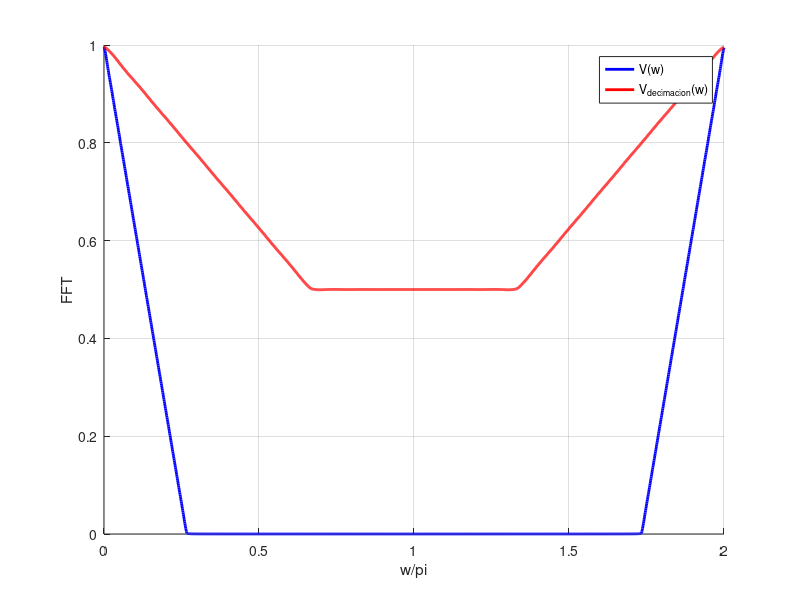
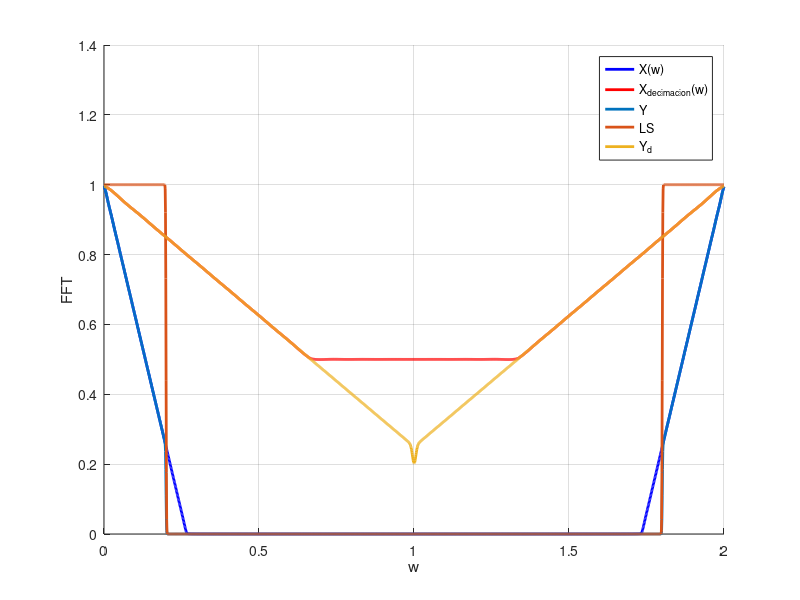
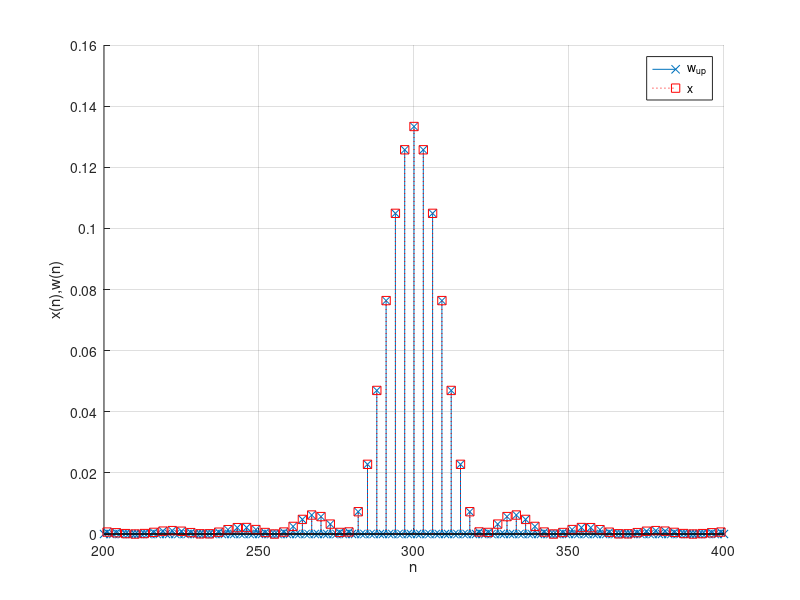
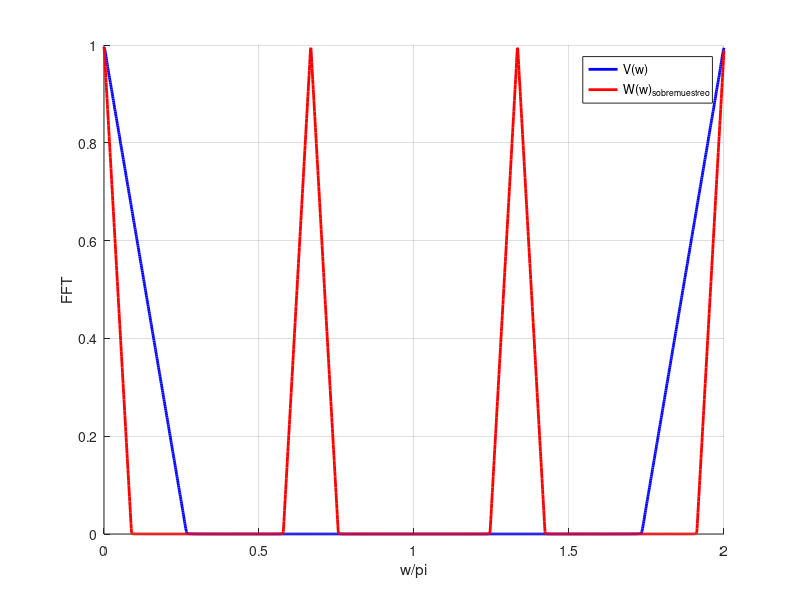

Write the MATLAB code that produced these figures, in order. (Note: this script raises an error after producing the figures.)
%% *ACTIVIDAD 1*
% *Se desea decimar una señal x[n] por un factor de M = 5. En el campus puede 
% encontrar esta señal en el archivo _'x_input.mat'_.* 
% 
% *a)*
% 
% *Realice el submuestreo directo de la señal x[n] y grafique su espectro junto 
% al de la entrada (en el intervalo [0, 2𝜋) ). Se recomienda normalizar la amplitud 
% de cada espectro para poder compararlos. ¿Por cuánto se escala el espectro de 
% la señal submuestreada? ¿Podría recuperarse la señal original?* 

%si se comprime en tiempo, se expande en frecuencia.
clear; close all; clc;
%Cargo la señal de entrada.
x_input = load('x_input.mat');
%Constante de decimacion
M = 5;
%Cargo en x la señal.
x = x_input.x;
%cantidad de puntos para las frecuencias a graficar.
nfft = 2*length(x);   %como minimo el largo de la señal
%%

%dowsample, upsample
%Decimo: de x tomo la muestra 1 M 2M 3M ... end/ x(end) es la ultima muestra
xd = x(1:M:end);

%Calculo la DFT de x.
X = fft(x, nfft);
%Calculo de DFT de x discretisada, xd.
Xd = fft(xd, nfft);
%Creo la base de frecuencias.
w= linspace(0, 2*pi, nfft);

%Nota: si pensamos en la energia de la señal, en el dominio del espectro
%(W) el decimar es crecer en frecuencia (dado que en tiempo es decrecer)
%puesto que se tiene que cumplir la igualdad de areas (A1.W1 = A2.W2) y de
%ahi se ve como tiene que disminuir la amplitud de la señal decimada.
%Tambien se puede pensar en el tiempo, si yo tomo menos muestras en tiempo
%entonces estoy tomando menos energia de la señal original por lo que tengo
%menos energia en xd, menos amplitud en frecuencia, y todo esto en una
%factor M. POR ELLO SE REESCALA 'xd' EN 'M' PARA GRAFICAR.
figure()
    hold on
    plot(w/pi, abs(X), '-b', 'LineWidth', 2)
    plot(w/pi, abs(Xd)*M, '-r', 'LineWidth', 2)
    xlim([0 2])
    legend("V(w)", "V_{decimacion}(w)")
    xlabel("w/\pi")
    ylabel("FFT")
    grid on
    
%Ahora lo que se ve es que hay aliasing, osea el azul es el
%normal sin decimar, pero el rojo es con decimacion y se ve que la señal en
%2*pi (que era la misma que en cero)tambien crece en frecuencia en M (w*5)
%por lo que se produce aliasing y uno lo que quiere hacer es quiza cortar
%justo en la maxima frecuencia PI/5 en este caso, en general PI/M.
%POR QUE?
%Bueno si nos fijamos ws = 2.PI osea que la señal x se repite cada 2.PI
%pero cuando decimamos se tiene que cumolir Nyquist wmax < ws/2, decimando
%wmax/M < ws/2M pero quien es wmax? bueno se wmax = ws/2 (justo el limite)
%y ws = 2pi para x, entonces wmax = pi, lo cual tiene sentido viendo la
%imagen azul, mi espectro solo debe llegar hasta PI, sino hay aliasin
%entonces si decimo tendrá que llegar hasta PI/M.
%% 
% *b)* 
% 
% *Implemente un filtro FIR H(z) de acuerdo al esquema de la Figura con un diseño 
% adecuado para evitar el efecto aliasing. ¿Qué frecuencia de corte elegiría? 
% Utilice un filtro FLG óptimo (LS) con 𝛿S =𝛿p=0.01 y 𝛥𝜔=0.01𝜋. Obtenga y[n] 
% a la salida y grafique su espectro junto al de x[n] y v[n]. Por otro lado, grafique 
% los espectros de la señal y[n] con y sin el filtro implementado. Observe los 
% resultados y analice la necesidad de utilizar el esquema de la Figura.*
% 
% 

deltaP = 0.01;
deltaS = deltaP;
%Para asegurarnos que no haya Aliasing ws=pi/M en la teorica, pero aca
%usamos wc = pi/M, como si fuera ideal... bueno...
Dw = 0.01*pi;
wc= pi/5;
wp= wc - Dw/2;
ws= wc + Dw/2;

%% 
% *En las teoricas* $\pi/M$ *es usualmente el* $w_s$ *aca es la freucuencia 
% de corte* $W_c$*.*

%Se eleigen las bandas del filtro LS
F= [0 wp ws pi]/pi;
%Amplitudes.
A= [1 1 0 0];
%Ripple.
R= [deltaP deltaS]
%Para generar el filtro LS en matlab es:
ls = firls(nfft, F, A, 1./R) %filtro anti-aliasing
%Calculo su DFT (Transformada Discreta de Fourier).
LS = fft(ls, nfft);

%una señal pasada por el filtro es Y=H.X en el tiempo_d es y = h * x (convolucion)
y = conv(ls,x)
%La señal decimada cada M usar dowsample(), pero es lo mismo que:
yd = y(1:M:end);
%Calculo su DFT.
Y = fft(y, nfft);
Yd= fft(yd, nfft);

%  {, "LineWidth",1)} cambia el ancho de las lineas en el plot.
figure()
    hold on
    plot(w/pi, abs(X), '-b', "LineWidth", 2)
    plot(w/pi, abs(Xd)*M, '-r', "LineWidth", 2)
    plot(w/pi, abs(Y), "LineWidth", 2)
    plot(w/pi, abs(LS), "LineWidth", 2)
    plot(w/pi, abs(Yd)*M, "LineWidth", 2)
    
    xlim([0 2])
    legend("X(w)", "X_{decimacion}(w)", "Y", "LS", "Y_d")
    xlabel("w")
    ylabel("FFT")
    grid on
%% 
% Notar que la señal X(w) es la señal sin decimar, luego X_d(w) es la decimada, 
% claramente tiene Aliasin por lo que se propone usar un filtro Anti-Aliasing 
% dado por LS.
% 
% Entonces primero se se filtra con LS  obteniendo $Y$y luego se decima por 
% $M$, dado asi $Y_d$ que como se ve ya no tiene Aliasing comparado con $X_d$ 
% (rojo).
%% *Actividad 2*
% *Se desea realizar la interpolación de una señal x[n] por un factor de L= 
% 3. Utilice la misma señal de entrada del Ejercicio 1.* 
% 
% *a)*
% 
% *Realice el sobremuestreo de x[n] (puede utilizar la función _upsample(x,L)_ 
% ) y observe su respuesta temporal mediante stem(). Grafique simultáneamente 
% los espectros de x[n] y w[n]. ¿En cuánto se redujo el ancho de banda de la señal 
% luego de la expansión temporal?.*

%Constante de sobremuestreo.
L=3
%Se hace el sombremuestreo con upsample(), es agregar ceros entre muestras
w_up = upsample(x, L)

figure()
    hold on
    stem(0:length(w_up)-1, w_up, 'x')
    stem(0:L:length(x)*L-L, x, ':squarer')
    legend("w_{up}", "x")
    xlim([200 400])
    grid on
    xlabel("n")
    ylabel("x(n),w(n)")
    
%el ancho de banda se debe reducir 3 veces.
%Pero hay que tener en cuenta que agregar ceros en medio no hace que que la
%energia cambie, la energia se mantiene, pero si tomaramos el espectro de
%cero a pi, bueno ahí si estaria reducion mi energia en L.

%este no es el caso por ello no hay disminucion de amplitud.
W = fft(w_up, nfft);

figure()
    hold on
    plot(w/pi, abs(X), '-b', "LineWidth", 2)
    plot(w/pi, abs(W), '-r', "LineWidth", 2)
    %plot(w/pi, abs(LS))
    %plot(w/pi, abs(Y)*M)
    xlim([0 2])
    legend("V(w)", "W(w)_{sobremuestreo}")
    xlabel("w/\pi")
    ylabel("FFT")
    grid on
    %Se redduce en pi/5.
    %aparecen muestraas de la señal sobremeuestreada.
    
%% 
% La base de tiempo en la señal se agranda por lo que en frecuencia debe disminuir.
%% 
% *b)* 
% 
% *De acuerdo al esquema de la Figura, implemente un filtro FIR H(z), con mismos 
% parámetros que el ejercicio anterior, pero con frecuencias adecuadas para realizar 
% el interpolado. Obtenga y[n] y grafique su espectro junto al de x[n] y w[n]. 
% Por otro lado, grafique con stem(), w[n] e y[n] en el tiempo y verifique el 
% interpolado. ¿Es necesario escalar la secuencia de salida  y[n]?.*    
% 
% 

%esto se elige para evitar la supersopiscion de repeticiones dentro del rango 
% de 2*pi por que ahora wc/L hasta el 2*pi aparecen mas triangulos y 
% no queremos que se superponga aunque siempre un caso maximo va a aser pi.
wc= pi/L;

Dw = 0.01*pi;
wp= wc - Dw/2;
ws= wc + Dw/2;

%filtro de interpolacion
F= [0 wp ws pi]/pi;
A= [1 1 0 0];
R= [deltaP deltaS]
%b = firls(nfft,f,a);

ls = firls(nfft, F, A, 1./R) %filtro anti-aliasing
%ls = ls / max(ls);
LS = fft(ls, nfft);
%%

%Respuesta en frecuencia del sobremuestreo.
W = fft(w_up, nfft);

%Señal pasada por el interpolador.
y_up = conv(w_up, ls);
%y_up = conv(L.*w_up, ls); %con esto en tiempo tenemos las mismas amplitudes.
Y_up = fft(y_up, nfft);

figure(10)
    hold on
    plot(w/pi, abs(X), '-b', 'LineWidth', 2)
    plot(w/pi, abs(W), '-r')
    plot(w/pi, abs(LS))
    plot(w/pi, abs(Y_up))
    xlim([0 2])
    legend("V(w)", "W(w)_{sobremuestreo}", "LS", "Y_up")
    xlabel("w")
    ylabel("FFT")
    grid on
    
% figure()
%     hold on
%     plot(L*w/pi, abs(LS))
%     plot(L*w/pi, abs(Y_up))
%     xlim([0 2])
%     legend("LS", "Y_up")
%     xlabel("w")
%     ylabel("FFT")
%     grid on

figure()
    hold on
    stem(0:length(w_up)-1, w_up, 'x')
    %stem(0:L:length(x)*L-L, x, ':squarer')
    %Señal filtrada
    %stem(0:L:length(y_up)*L-L, y_up)
    %stem(0:L:length(w_up)*L-L, y_up)
    stem(0:length(y_up)-1, y_up)
    legend("w_{up}", "y_{up}")
    xlim([0 5000])
    grid on
    xlabel("n")
    ylabel("w_{up}(n), y_{up}(n)")
    
%Hay que reescalar la amplitud.
%%

% Actividad 3
% Tasa de muestreo fraccional

clc; clear; close all;
x_input = load('x_input.mat');
%% 
% *Un sistema debe procesar una señal digital x[n] muestreada a 12 kHz, pero 
% dado que el sistema posee solo un conversor D/A de 28 kHz para reconstruir la 
% señal, se requiere implementar una etapa de remuestreo para permitir la compatibilidad 
% con el sistema (ver Figura).* 
% 
% *a) Determine los factores L y M tal que se cumpla con el requerimiento de 
% muestreo en la señal de salida y[n].* 

%fs2/fs1 = 28/12 = 7/3.
L = 7;
M = 3;
Q = L/M;
%% 
% *b) Considerando las mismas tolerancias del ejercicio 1 y 2, determine las 
% frecuencias de corte de los filtros de interpolación y antialiasing. Implemente 
% el filtro que considere apropiado. ¿Qué retardo produce el sistema a la salida?.* 

nfft = 2*length(x_input.x);%como minimo el largo de la señal
w= linspace(0, 2*pi, nfft);
%Entonces el filtro ideal combinado va a ser:
%        / L  0<= |w| <= min(pi/D, pi/L)
% H(w)= {
%        \ 0      otro w.
wc = min(pi/L, pi/M)
deltaP = 0.01;   deltaS = deltaP;
Dw = 0.01*pi;  wp= wc - Dw/2;  ws= wc + Dw/2;

%filtro de interpolacion
F= [0 wp ws pi]/pi; A= [1 1 0 0]; R= [deltaP deltaS];

ls = firls(nfft, F, A, 1./R); %en tiempo discreto
ls= ls/max(ls);               % normalizo a 1
LS = fft(ls, nfft);           %su transformada discreta

retardo = grpdelay(ls, nfft);

%orden = length(ls)/2;
%% 
% *c) Utilice la señal del Ejercicio 1 como entrada x[n] suponiendo que proviene 
% de un muestreo a fs1=12 kHz y aplíquela como entrada al sistema de remuestreo. 
% Compare x[n] con y[n] (tenga en cuenta el retardo introducido por el sistema 
% y utilice el eje de tiempo en segundos).* 
% 
% 

%- EL SISTEMA: x(n)->(L)->|h(n)|->(D)->y(n)
%señal de entrada
x = x_input.x;          X = fft(x, nfft);
%señal de entrada sobremuestreada.
x_l = upsample(x, L);   X_L= fft(x_l, nfft);
%señal de entrada sobremuestreada y filtrada
xh_l = conv(x_l,ls);    XH_L = fft(xh_l, nfft);
%señal de entrada sobremuestreada y filtrada y submuestreada
y= downsample(xh_l, M); Y = fft(y, nfft);

figure()
    hold on
    stem(0+retardo:length(x)-1+retardo, x)
    stem(0:Q:(length(y)-1)*Q, y)
    legend("x: entrada", "y: salida con Dow y Up-sample")
    xlim([1000 1600])
    grid on
    title("f_{s1}: 12 [Khz] a f_{s2}: 28 [Khz]")
    
figure()
    hold on
    plot(w/pi, abs(X), "LineWidth", 2)
    plot(w/pi, abs(X_L), "LineWidth", 2)
    plot(w/pi, abs(XH_L), "LineWidth", 2)
    plot(w/pi, abs(Y), "LineWidth", 2)
    plot(w/pi, abs(LS), "LineWidth", 2)
    legend("X", "X_L", "XH_L", "Y")
    xlim([0 2])
    xlabel("w/\pi")
    ylabel("FFT")
    grid on
    
 
 %%   
% Actividad 4 
% Multietapa 

clc, clear; close all;
%ventana ideal: pasa bajos.
pb= @(nm, wc, N)( (wc/pi) .* sinc((wc/pi) .* (nm - N/2)) );
xx = sym('xx');
%% 
% *Se desea decimar una señal con una tasa D=18, garantizando una banda de paso 
% de wp= 0.02π.* 
% 
% *a) Implemente un sistema como el de la Figura-a para decimar la señal en 
% una sola etapa, considerando un filtro H(z) que garantice un ripple de δ= 3×10−3 
% mediante ventana de Kaiser. Calcule la salida del sistema completo y[n] para 
% una entrada impulsiva. Grafique su respuesta en frecuencia para ω∈[0,π). ¿Cuál 
% es el orden resultante para el filtro diseñado?* 

D = 18;         %decimar.
wp = 0.02*pi;   %banda de paso.
%wp= wc - Dw/2; --> Dw = (wp - wc)*2
ws = pi/D;
wc = (wp + ws) /2;
Dw = abs(wp -ws);
%Dw = abs( (wc - wp)*2 );
ripple = 3e-3;

%-% Ventana de Kaiser

%Obtengo los parametros de Kaiser.
A= -20*log10(ripple)
M = ceil( (A-8)/(2.285*Dw) + 1)
N= M-1;
nm= 0:N;

%Funcion para calcular Beta
fBeta = piecewise(xx > 50,       0.1102*(xx-8.7), ...
        (21<= xx) & (xx <= 50),   0.5842*(xx-21)^0.4 + 0.07886*(xx-21), ...
                xx < 21,         0)
%Beta.
Beta = double(subs(fBeta, xx, A))

%filtro deseado. 
hd = pb(nm, wc, N);

%Numero de muestras para frecuencia.
nfft = 8192;

%Ventana de Kaiser.
w = linspace(0, 2*pi, nfft);
wk = kaiser(N+1, Beta)';
%Ventaneo con Kaiser.
h = hd.*wk;          %<---tambien es la respuesta impulsiva. hd x delta(n) = hd
OrdenKaiser= length(h)
%-Veamos si cumple lo pedido:

figure()
    hold on;
    plot(w/pi, 20*log10( abs( fft(h, nfft) ) ))
    plot([0 1], [20*log10(1 + ripple), 20*log10(1 + ripple)], '--k')
    plot([0 1], [20*log10(1 - ripple), 20*log10(1 - ripple)], '--k')
    plot([0 1], [20*log10(ripple), 20*log10(ripple)], '--k')
    title("Ventana de Kaiser")
    xlim([0 1])
    grid on
    
%Cumple!!!!!!!
%Este filtro tiene una precuencia de corte muy chica por ende tendrá un
%orden muy grande, por ello se usa la decimacion para mejorar el orden.
%% 
% *b) Ahora se requiere implementar el mismo sistema pero con un diseño equivalente 
% en tres etapas, tal como se indica en la Figura-b. Suponiendo los factores de 
% decimación D1= 3, D2= 3 y D3= 2 tal que D=D1D2D3, diseñe adecuadamente los filtros 
% H1(z), H2(z) y H3(z) para obtener la misma respuesta que en punto a) (ayuda: 
% ver Apéndice). Suponiendo una entrada impulsiva, grafique en frecuencia la salida 
% de cada etapa de diezmado. ¿Con la asignación de frecuencias elegidas para cada 
% filtro, se produce aliasing luego de cada decimación? ¿Se preserva la banda 
% de frecuencia de interés definida para w≤wp?¿Qué órdenes resultaron para cada 
% uno de estos tres filtros? Analice la ventajas de esta implementación respecto 
% del sistema implementado en una sola etapa.* 
% 
% 
nfft = 10e3;
w= linspace(0, 2*pi, nfft);
%D = 18;         %decimar.
%wp = 0.02*pi;   %banda de paso.
w0 = 2*pi; 

D1 =3; D2 = 3; D3 = 2;
D = D1*D2*D3;

wp1 = wp;
ws1 = ( 2/D1 - 1/(D1*D2*D3) )*pi; 
[M1, Beta1] = parametrosKaiser(ripple, abs(ws1 - wp1))
WindK_1 = kaiser(M1, Beta1)';
WINDK_1 = fft(WindK_1, nfft);

%Donde va wc? es el ws en este caso o seguimos usando la definicion para la
%ventana deseada?

wp2 = D1*wp1;
ws2 = ( 2/D2 - 1/(D2*D3) )*pi; 
[M2, Beta2] = parametrosKaiser(ripple, abs(ws2 - wp2))
WindK_2 = kaiser(M2, Beta2)';
WINDK_2 = fft(WindK_2, nfft);

wp3 = D2*wp2;
ws3 = ( 2/D3 - 1/(D3) )*pi; 
[M3, Beta3] = parametrosKaiser(ripple, abs(ws3 - wp3))
WindK_3 = kaiser(M3, Beta3)';
WINDK_3 = fft(WindK_3, nfft);


Orden_M_Decimacion_tot = M1 + M2 + M3

figure()
    hold on
    plot(w/pi, abs(WINDK_1)/max(WINDK_1), "LineWidth", 2)
    plot(w/pi, abs(WINDK_2)/max(WINDK_2), "LineWidth", 2)
    plot(w/pi, abs(WINDK_3)/max(WINDK_3), "LineWidth", 2)
    grid on
    legend("WINDK_1", "WINDK_2", "WINDK_3")
    xlim([0 2])
    xlabel("w/\pi")
    ylabel("Magnitud")
    title("VENTANAS de Kaiser con decimacion")


%%
function [M, Beta] = parametrosKaiser(ripple, Dw)
    %-% Ventana de Kaiser
    xx = sym('x');

    %Obtengo los parametros de Kaiser.
    A= -20*log10(ripple);
    M = ceil( (A-8)/(2.285*Dw) + 1);
    %N= M-1;
    %nm= 0:N;
    
    %Funcion para calcular Beta
    fBeta = piecewise(xx > 50,       0.1102*(xx-8.7), ...
            (21<= xx) & (xx <= 50),   0.5842*(xx-21)^0.4 + 0.07886*(xx-21), ...
                    xx < 21,         0);
    %Beta.
    Beta = double(subs(fBeta, xx, A));

end